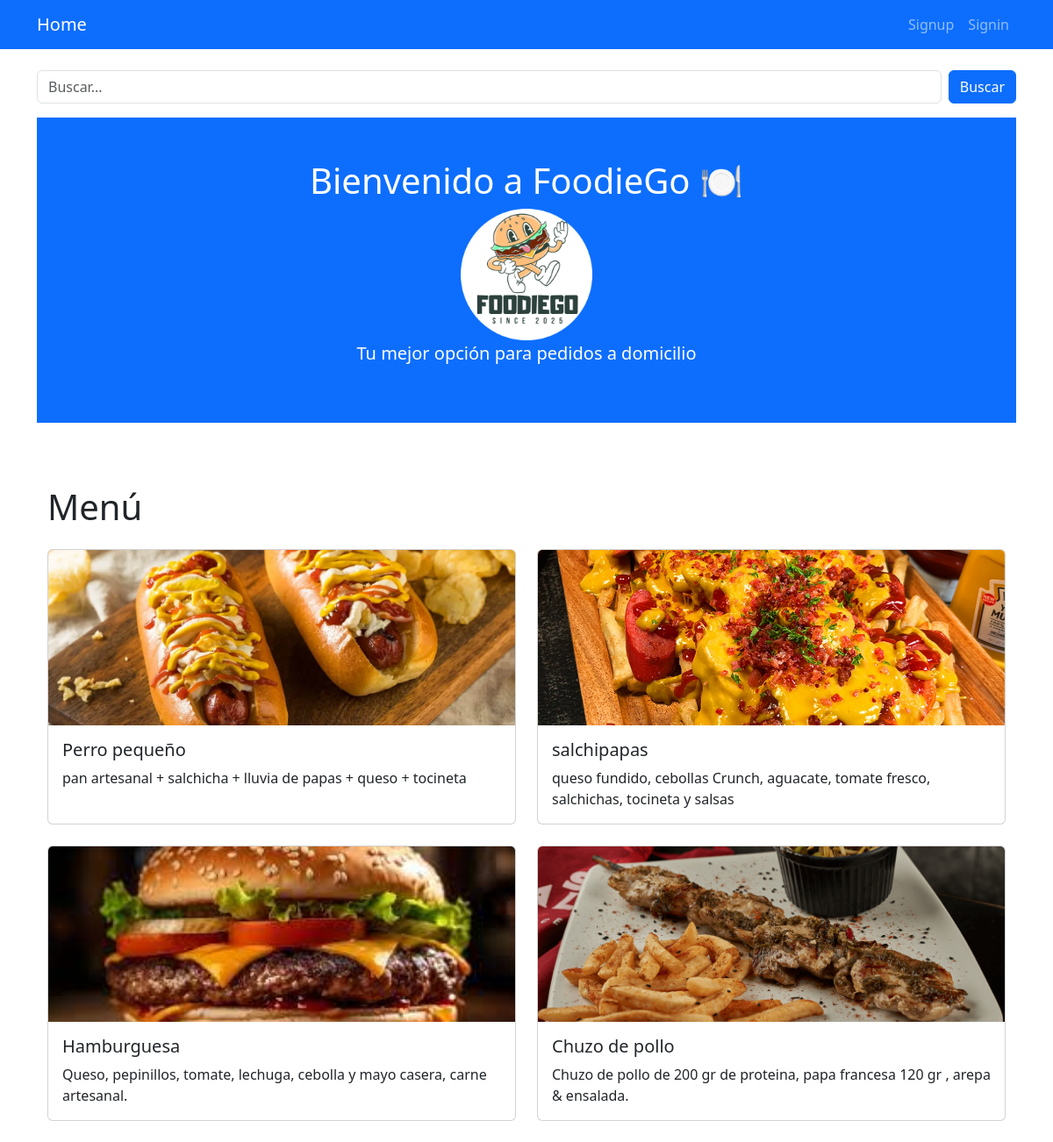
The page / on the database its author committed.
### tasks/models.py (models this page shows)
class Plato(models.Model):
    nombre = models.CharField(max_length=100)
    descripcion = models.TextField()
    precio = models.DecimalField(max_digits=7, decimal_places=2)
    imagen = models.ImageField(upload_to='platos/', blank=True, null=True)
    disponibilidad = models.BooleanField(default=True)

### tasks/views.py (the view)
# urls.py: 2. Add a URL to urlpatterns:  path('', views.home, name='home')
def home(request):
    platos = Plato.objects.filter(disponibilidad=True)
    return render(request, 'home.html', {'platos': platos})

### tasks/templates/home.html (shortened to what this page needs)
{% extends 'base.html' %}
{% load static %}
{% block content %}
<form class="d-flex my-3" method="GET" action="{% url 'buscar' %}">
    <input class="form-control me-2" type="text" name="q" placeholder="Buscar..." aria-label="Buscar">
    <button class="btn btn-primary" type="submit">Buscar</button>
</form>
<header class="bg-primary text-white text-center py-5">
    <h1>Bienvenido a FoodieGo 🍽️</h1>
    <img src="/static/imagenes/logo.png" alt="FoodieGo" width="150">
    <p class="lead">Tu mejor opción para pedidos a domicilio</p>
</header>
<div class="container mt-4">
    <h1 class="mt-5 mb-4">Menú</h1>
    <div class="row">
        {% for plato in platos %}
        <div class="col-md-6 mb-4">
            <div class="card h-100">
                {% if plato.imagen %}
                <img src="{{ plato.imagen.url }}" alt="{{ plato.nombre }}" class="card-img-top" style="object-fit: cover; height: 200px;">
                {% endif %}
                <div class="card-body">
                    <h5 class="card-title">{{ plato.nombre }}</h5>
                    <p class="card-text">{{ plato.descripcion }}</p>
                </div>
            </div>
        </div>
        {% empty %}
        <p>No hay platos disponibles en este momento.</p>
        {% endfor %}
    </div>
</div>
{% endblock %}

### tasks/templates/base.html (shortened to what this page needs)
<!DOCTYPE html>
<html lang="es">
<head>
    {% load static %}
    <link rel="stylesheet" href="https://cdn.jsdelivr.net/npm/bootstrap@5.3.0/dist/css/bootstrap.min.css">
    <link rel="stylesheet" href="{% static 'css/styles.css' %}">
</head>
<body>
    <nav class="navbar navbar-expand-lg navbar-dark bg-primary">
        <div class="container">
            <a class="navbar-brand" href="/">Home</a>
            <div class="collapse navbar-collapse" id="navbarNav">
                <ul class="navbar-nav ms-auto">
                    {% if user.is_authenticated %}
                        <li class="nav-item">
                            <a class="nav-link" href="/tasks">Tasks</a>
                        </li>
                        <li class="nav-item">
                            <a class="nav-link" href="/task/create/">Create Task</a>
                        </li>
                        <li class="nav-item">
                            <a class="nav-link" href="/logout">Logout</a>
                        </li>
                    {% else %}
                        <li class="nav-item">
                            <a class="nav-link" href="/signup">Signup</a>
                        </li>
                        <li class="nav-item">
                            <a class="nav-link" href="/signin">Signin</a>
                        </li>
                    {% endif %}
                </ul>
            </div>
        </div>
    </nav>
    <main class="container mt-4">
        {% block content %}
        {% endblock %}
    </main>
</body>
</html>

### rows shown on the page
Plato: imagen (picture), nombre "Perro pequeño", descripcion "pan artesanal + salchicha + lluvia de papas + queso + tocineta"
Plato: imagen (picture), nombre "salchipapas", descripcion "queso fundido, cebollas Crunch, aguacate, tomate fresco, salchichas, tocineta y salsas"
Plato: imagen (picture), nombre "Hamburguesa", descripcion "Queso, pepinillos, tomate, lechuga, cebolla y mayo casera, carne artesanal."
Plato: imagen (picture), nombre "Chuzo de pollo", descripcion "Chuzo de pollo de 200 gr de proteina, papa francesa 120 gr , arepa & ensalada."
